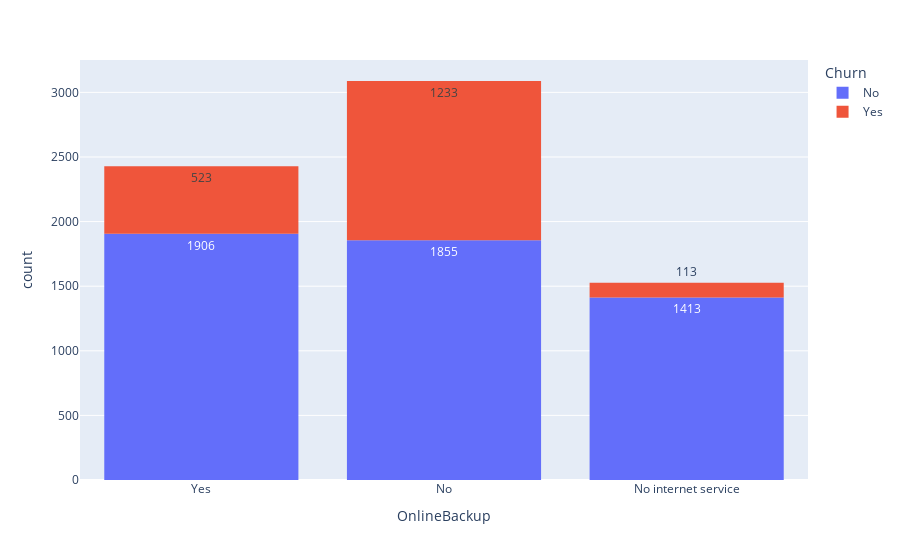

Write notebook code for a chart like this one.
### Code cell
fig = px.histogram(df, x="OnlineBackup", color="Churn", text_auto=True)
fig.show()

### Figure 1 — Plotly figure (JSON) as saved in the notebook; plotly's stock layout.template omitted (floating-point values rounded to 4 significant figures; data arrays with more than 128 entries replaced by an {"elided": "..."} marker saying what was removed)
{"data": [{"alignmentgroup": "True", "bingroup": "x", "hovertemplate": "Churn=No<br>OnlineBackup=%{x}<br>count=%{y}<extra></extra>", "legendgroup": "No", "marker": {"color": "#636efa", "pattern": {"shape": ""}}, "name": "No", "offsetgroup": "No", "orientation": "v", "showlegend": true, "texttemplate": "%{value}", "type": "histogram", "x": {"elided": "5174 str values"}, "xaxis": "x", "yaxis": "y"}, {"alignmentgroup": "True", "bingroup": "x", "hovertemplate": "Churn=Yes<br>OnlineBackup=%{x}<br>count=%{y}<extra></extra>", "legendgroup": "Yes", "marker": {"color": "#EF553B", "pattern": {"shape": ""}}, "name": "Yes", "offsetgroup": "Yes", "orientation": "v", "showlegend": true, "texttemplate": "%{value}", "type": "histogram", "x": {"elided": "1869 str values"}, "xaxis": "x", "yaxis": "y"}], "layout": {"barmode": "relative", "legend": {"title": {"text": "Churn"}, "tracegroupgap": 0}, "margin": {"t": 60}, "xaxis": {"anchor": "y", "domain": [0, 1], "title": {"text": "OnlineBackup"}}, "yaxis": {"anchor": "x", "domain": [0, 1], "title": {"text": "count"}}}}
